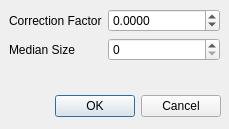
<?xml version="1.0" encoding="UTF-8"?>
<ui version="4.0">
 <class>DetectorLagDlg</class>
 <widget class="QDialog" name="DetectorLagDlg">
  <property name="geometry">
   <rect>
    <x>0</x>
    <y>0</y>
    <width>229</width>
    <height>129</height>
   </rect>
  </property>
  <property name="windowTitle">
   <string>Configure detector lag correction</string>
  </property>
  <widget class="QDialogButtonBox" name="buttonBox">
   <property name="geometry">
    <rect>
     <x>50</x>
     <y>90</y>
     <width>171</width>
     <height>32</height>
    </rect>
   </property>
   <property name="orientation">
    <enum>Qt::Horizontal</enum>
   </property>
   <property name="standardButtons">
    <set>QDialogButtonBox::Cancel|QDialogButtonBox::Ok</set>
   </property>
  </widget>
  <widget class="QWidget" name="formLayoutWidget">
   <property name="geometry">
    <rect>
     <x>9</x>
     <y>9</y>
     <width>211</width>
     <height>71</height>
    </rect>
   </property>
   <layout class="QFormLayout" name="formLayout">
    <item row="0" column="0">
     <widget class="QLabel" name="label">
      <property name="text">
       <string>Correction Factor</string>
      </property>
     </widget>
    </item>
    <item row="1" column="0">
     <widget class="QLabel" name="label_2">
      <property name="text">
       <string>Median Size</string>
      </property>
     </widget>
    </item>
    <item row="0" column="1">
     <widget class="QDoubleSpinBox" name="spinMedianSize">
      <property name="toolTip">
       <string>Kernel size of the Median filter to be applied to the previous image</string>
      </property>
      <property name="decimals">
       <number>4</number>
      </property>
      <property name="minimum">
       <double>-100000.000000000000000</double>
      </property>
      <property name="maximum">
       <double>100000.000000000000000</double>
      </property>
     </widget>
    </item>
    <item row="1" column="1">
     <widget class="QDoubleSpinBox" name="spinCorrectionFactor">
      <property name="toolTip">
       <string>Weigth of the previous image to be subtracted</string>
      </property>
      <property name="decimals">
       <number>0</number>
      </property>
      <property name="minimum">
       <double>0.000000000000000</double>
      </property>
      <property name="maximum">
       <double>100000.000000000000000</double>
      </property>
     </widget>
    </item>
   </layout>
  </widget>
 </widget>
 <resources/>
 <connections>
  <connection>
   <sender>buttonBox</sender>
   <signal>accepted()</signal>
   <receiver>DetectorLagDlg</receiver>
   <slot>accept()</slot>
   <hints>
    <hint type="sourcelabel">
     <x>248</x>
     <y>254</y>
    </hint>
    <hint type="destinationlabel">
     <x>157</x>
     <y>274</y>
    </hint>
   </hints>
  </connection>
  <connection>
   <sender>buttonBox</sender>
   <signal>rejected()</signal>
   <receiver>DetectorLagDlg</receiver>
   <slot>reject()</slot>
   <hints>
    <hint type="sourcelabel">
     <x>316</x>
     <y>260</y>
    </hint>
    <hint type="destinationlabel">
     <x>286</x>
     <y>274</y>
    </hint>
   </hints>
  </connection>
 </connections>
</ui>
